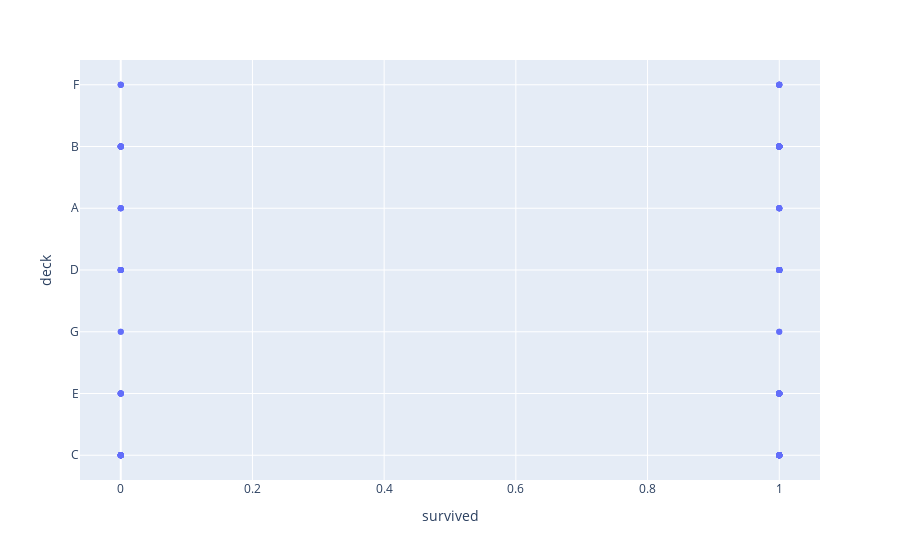

Notebook code cell kept with this figure:
### Code cell
import plotly.express as px
px.scatter(x=df["survived"], y=df["deck"], data_frame=df, hover_name="survived")

### Figure 1 — Plotly figure (JSON) as saved in the notebook; plotly's stock layout.template omitted (floating-point values rounded to 4 significant figures; data arrays with more than 128 entries replaced by an {"elided": "..."} marker saying what was removed)
{"data": [{"hovertemplate": "<b>%{hovertext}</b><br><br>survived=%{x}<br>deck=%{y}<extra></extra>", "hovertext": {"elided": "182 int values"}, "legendgroup": "", "marker": {"color": "#636efa", "symbol": "circle"}, "mode": "markers", "name": "", "orientation": "h", "showlegend": false, "type": "scatter", "x": {"elided": "182 int values"}, "xaxis": "x", "y": {"elided": "182 str values"}, "yaxis": "y"}], "layout": {"legend": {"tracegroupgap": 0}, "margin": {"t": 60}, "xaxis": {"anchor": "y", "domain": [0, 1], "title": {"text": "survived"}}, "yaxis": {"anchor": "x", "domain": [0, 1], "title": {"text": "deck"}}}}
